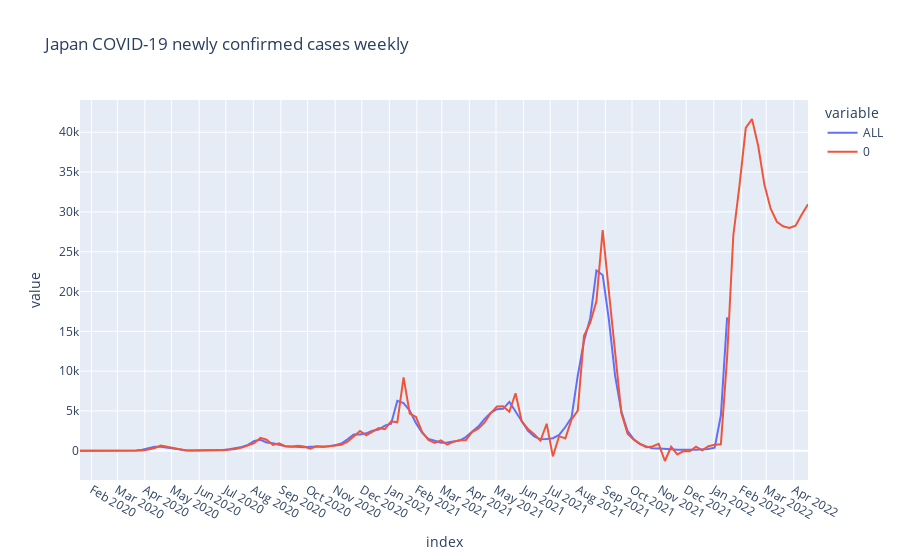

Notebook code for this chart:
### Code cell
ts_forecast = result_all.predict(start=df_gr.index[0], end=df_gr.index[-1]+relativedelta(months=3))

temp_df = df_gr.ALL.to_frame()
temp_df = pd.concat([temp_df, ts_forecast])
fig = px.line(temp_df, title='Japan COVID-19 newly confirmed cases weekly')
fig.update_layout({
    'xaxis': {
        'dtick': 'M1'
    }
})
fig.show()

### Figure 1 — Plotly figure (JSON) as saved in the notebook; plotly's stock layout.template omitted (floating-point values rounded to 4 significant figures; data arrays with more than 128 entries replaced by an {"elided": "..."} marker saying what was removed)
{"data": [{"hovertemplate": "variable=ALL<br>index=%{x}<br>value=%{y}<extra></extra>", "legendgroup": "ALL", "line": {"color": "#636efa", "dash": "solid"}, "marker": {"symbol": "circle"}, "mode": "lines", "name": "ALL", "orientation": "v", "showlegend": true, "type": "scatter", "x": {"elided": "223 str values"}, "xaxis": "x", "y": {"elided": "223 float values"}, "yaxis": "y"}, {"hovertemplate": "variable=0<br>index=%{x}<br>value=%{y}<extra></extra>", "legendgroup": "0", "line": {"color": "#EF553B", "dash": "solid"}, "marker": {"symbol": "circle"}, "mode": "lines", "name": "0", "orientation": "v", "showlegend": true, "type": "scatter", "x": {"elided": "223 str values"}, "xaxis": "x", "y": {"elided": "223 float values"}, "yaxis": "y"}], "layout": {"autosize": true, "legend": {"title": {"text": "variable"}, "tracegroupgap": 0}, "title": {"text": "Japan COVID-19 newly confirmed cases weekly"}, "xaxis": {"anchor": "y", "autorange": true, "domain": [0, 1], "dtick": "M1", "range": ["2020-01-19", "2022-04-17"], "title": {"text": "index"}, "type": "date"}, "yaxis": {"anchor": "x", "autorange": true, "domain": [0, 1], "range": [-3677.0, 44050.0], "title": {"text": "value"}, "type": "linear"}}}
